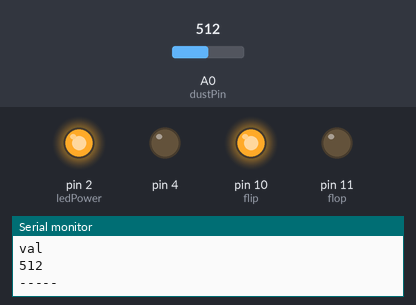
Bench run of a sketch on a simulated Arduino Uno, built with avr-gcc and run on an emulated ATmega328P. Shown: output pins drawn as LEDs (lit = HIGH), the last lines printed to the serial monitor. The test bench sets the inputs (shaded band); at power-on: A0 (dustPin) = 512.

Above: at 1.8 s.
1.9 s: A0 (dustPin) set to 306
At 5.0 s:
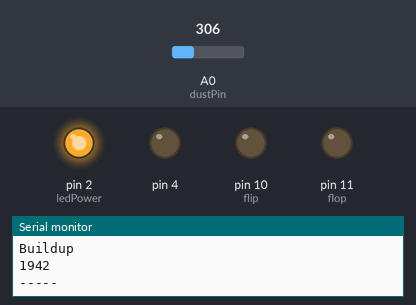
5.5 s: A0 (dustPin) set to 511
Timing chart, 0 to 15.6 s (numbered marks = the images above; inputs shaded):
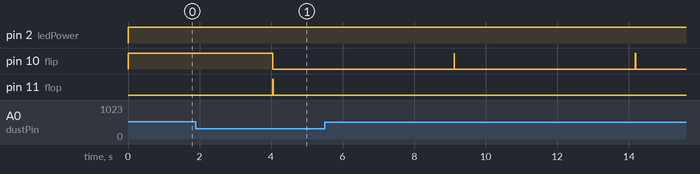

The sketch:

sketch_staubfaenger.ino
```cpp
// (licence header left out)
/* this code uses a custom loop to ignore spikes in the sensor readings
so stray particles won't flip the dot but only a proper decrease in air-quality.
*/

int dustPin=0;
int dustVal=0;
int dustLimit=400; // change for adjusting the air-quality treshold
int dustBuildup=0;
int loopCounter=0;
int loopLength=4+1; // change first number for more loop passes (increases input delay!)
int loopLimit=dustLimit*loopLength;
int loopDelay=1000; // change for faster or slower readings

int flip=10;
int flop=11;

int ledPower=2;
int delayTime=280;
int delayTime2=40;
float offTime=9680;

void setup(){
Serial.begin(9600);
pinMode(ledPower,OUTPUT);
pinMode(4, OUTPUT);

pinMode(flip, OUTPUT);
pinMode(flop, OUTPUT);
digitalWrite(flip, HIGH);
digitalWrite(flop, LOW);
}

void loop(){
// ledPower is any digital pin on the arduino connected to Pin 3 on the sensor
digitalWrite(ledPower,LOW); // power on the LED
delayMicroseconds(delayTime);
dustVal=analogRead(dustPin); // read the dust value via pin 5 on the sensor
delayMicroseconds(delayTime2);
digitalWrite(ledPower,HIGH); // turn the LED off
delayMicroseconds(offTime);

loopCounter=loopCounter+1;
dustBuildup=dustBuildup+dustVal;

 Serial.println("Counter");
 Serial.println(loopCounter);

 if ((dustVal>dustLimit))  { // prints dustVal if dustLimit is exceeded
   Serial.println("val");
   Serial.println(dustVal);
 }
 else  {
 }


   if ((dustBuildup>loopLimit) && (loopCounter==loopLength))  {
    digitalWrite(flop,LOW); // flips the dot
    digitalWrite(flip,HIGH);
    Serial.println("flip");
    delay(10);
    digitalWrite(flip,LOW);

    Serial.println("Buildup");
    Serial.println(dustBuildup);

    loopCounter=0; // resets counter and buildup value
    dustBuildup=0;
  }
  else if ((dustBuildup<loopLimit) && (loopCounter==loopLength)){
    digitalWrite(flip,LOW); // flops the dot
    digitalWrite(flop,HIGH);
    Serial.println("flop");
    delay(10);
    digitalWrite(flop,LOW);

    Serial.println("Buildup");
    Serial.println(dustBuildup);

    loopCounter=0; // resets counter and buildup value
    dustBuildup=0;
  }
Serial.println("-----");
delay(loopDelay);
}
```

Measured:
- after the input at 1.9 s, pin 11 (flop): LOW → HIGH after 2.2 s, → LOW 0.01 s later
- after the input at 5.5 s, pin 10 (flip): alternates HIGH for 0.01 s and LOW for 5.1 s, starting after 3.6 s; pin 11 (flop): stops changing and stays LOW
